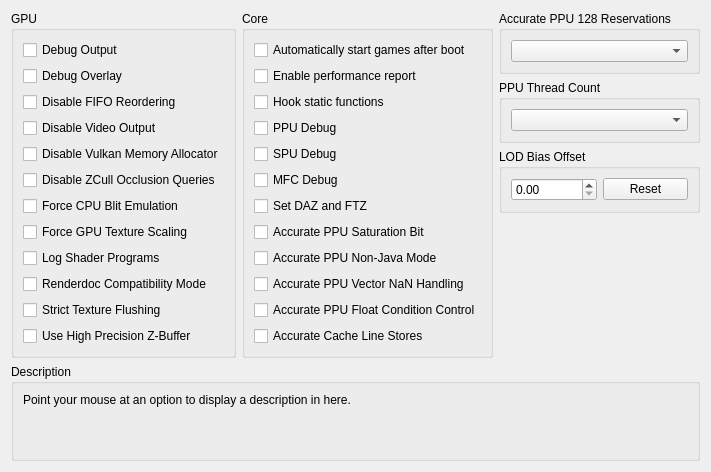
      <widget class="QWidget" name="debugTab">
       <attribute name="title">
        <string>Debug</string>
       </attribute>
       <layout class="QVBoxLayout" name="debugTab_layout" stretch="0,1,0">
        <item>
         <layout class="QHBoxLayout" name="debugTabLayout" stretch="1,1,1">
          <item>
           <widget class="QGroupBox" name="gb_debug_gpu">
            <property name="enabled">
             <bool>true</bool>
            </property>
            <property name="title">
             <string>GPU</string>
            </property>
            <property name="alignment">
             <set>Qt::AlignLeading|Qt::AlignLeft|Qt::AlignTop</set>
            </property>
            <layout class="QVBoxLayout" name="gb_debug_gpu_layout">
             <item alignment="Qt::AlignTop">
              <widget class="QCheckBox" name="debugOutput">
               <property name="text">
                <string>Debug Output</string>
               </property>
              </widget>
             </item>
             <item>
              <widget class="QCheckBox" name="debugOverlay">
               <property name="text">
                <string>Debug Overlay</string>
               </property>
              </widget>
             </item>
             <item>
              <widget class="QCheckBox" name="disableFIFOReordering">
               <property name="text">
                <string>Disable FIFO Reordering</string>
               </property>
              </widget>
             </item>
             <item>
              <widget class="QCheckBox" name="disableVideoOutput">
               <property name="text">
                <string>Disable Video Output</string>
               </property>
              </widget>
             </item>
             <item>
              <widget class="QCheckBox" name="disableVulkanMemAllocator">
               <property name="text">
                <string>Disable Vulkan Memory Allocator</string>
               </property>
              </widget>
             </item>
             <item>
              <widget class="QCheckBox" name="disableHwOcclusionQueries">
               <property name="text">
                <string>Disable ZCull Occlusion Queries</string>
               </property>
              </widget>
             </item>
             <item>
              <widget class="QCheckBox" name="forceCpuBlitEmulation">
               <property name="text">
                <string>Force CPU Blit Emulation</string>
               </property>
              </widget>
             </item>
             <item>
              <widget class="QCheckBox" name="gpuTextureScaling">
               <property name="text">
                <string>Force GPU Texture Scaling</string>
               </property>
              </widget>
             </item>
             <item>
              <widget class="QCheckBox" name="logProg">
               <property name="text">
                <string>Log Shader Programs</string>
               </property>
              </widget>
             </item>
             <item alignment="Qt::AlignTop">
              <widget class="QCheckBox" name="renderdocCompatibility">
               <property name="enabled">
                <bool>true</bool>
               </property>
               <property name="text">
                <string>Renderdoc Compatibility Mode</string>
               </property>
              </widget>
             </item>
             <item>
              <widget class="QCheckBox" name="strictTextureFlushing">
               <property name="text">
                <string>Strict Texture Flushing</string>
               </property>
              </widget>
             </item>
             <item alignment="Qt::AlignTop">
              <widget class="QCheckBox" name="forceHighpZ">
               <property name="text">
                <string>Use High Precision Z-Buffer</string>
               </property>
              </widget>
             </item>
             <item>
              <spacer name="verticalSpacerDebugGPU">
               <property name="orientation">
                <enum>Qt::Vertical</enum>
               </property>
               <property name="sizeType">
                <enum>QSizePolicy::MinimumExpanding</enum>
               </property>
               <property name="sizeHint" stdset="0">
                <size>
                 <width>0</width>
                 <height>0</height>
                </size>
               </property>
              </spacer>
             </item>
            </layout>
           </widget>
          </item>
          <item>
           <widget class="QGroupBox" name="gb_debug_core">
            <property name="title">
             <string>Core</string>
            </property>
            <layout class="QVBoxLayout" name="gb_debug_core_layout">
             <item>
              <widget class="QCheckBox" name="alwaysStart">
               <property name="text">
                <string>Automatically start games after boot</string>
               </property>
              </widget>
             </item>
             <item>
              <widget class="QCheckBox" name="perfReport">
               <property name="text">
                <string>Enable performance report</string>
               </property>
              </widget>
             </item>
             <item>
              <widget class="QCheckBox" name="hookStFunc">
               <property name="text">
                <string>Hook static functions</string>
               </property>
              </widget>
             </item>
             <item>
              <widget class="QCheckBox" name="ppuDebug">
               <property name="text">
                <string>PPU Debug</string>
               </property>
              </widget>
             </item>
             <item>
              <widget class="QCheckBox" name="spuDebug">
               <property name="text">
                <string>SPU Debug</string>
               </property>
              </widget>
             </item>
             <item>
              <widget class="QCheckBox" name="mfcDebug">
               <property name="text">
                <string>MFC Debug</string>
               </property>
              </widget>
             </item>
             <item>
              <widget class="QCheckBox" name="setDAZandFTZ">
               <property name="text">
                <string>Set DAZ and FTZ</string>
               </property>
              </widget>
             </item>
             <item>
              <widget class="QCheckBox" name="accuratePPUSAT">
               <property name="text">
                <string>Accurate PPU Saturation Bit</string>
               </property>
              </widget>
             </item>
             <item>
              <widget class="QCheckBox" name="accuratePPUNJ">
               <property name="text">
                <string>Accurate PPU Non-Java Mode</string>
               </property>
              </widget>
             </item>
             <item>
              <widget class="QCheckBox" name="accuratePPUVNAN">
               <property name="text">
                <string>Accurate PPU Vector NaN Handling</string>
               </property>
              </widget>
             </item>
             <item>
              <widget class="QCheckBox" name="accuratePPUFPCC">
               <property name="text">
                <string>Accurate PPU Float Condition Control</string>
               </property>
              </widget>
             </item>
             <item>
              <widget class="QCheckBox" name="accurateClineStores">
               <property name="text">
                <string>Accurate Cache Line Stores</string>
               </property>
              </widget>
             </item>
             <item>
              <spacer name="verticalSpacerDebugCore">
               <property name="orientation">
                <enum>Qt::Vertical</enum>
               </property>
               <property name="sizeType">
                <enum>QSizePolicy::MinimumExpanding</enum>
               </property>
               <property name="sizeHint" stdset="0">
                <size>
                 <width>0</width>
                 <height>0</height>
                </size>
               </property>
              </spacer>
             </item>
            </layout>
           </widget>
          </item>
          <item>
           <widget class="QWidget" name="debug_more_stuff" native="true">
            <layout class="QVBoxLayout" name="debug_more_stuff_layout">
             <property name="leftMargin">
              <number>0</number>
             </property>
             <property name="topMargin">
              <number>0</number>
             </property>
             <property name="rightMargin">
              <number>0</number>
             </property>
             <property name="bottomMargin">
              <number>0</number>
             </property>
             <item>
              <widget class="QGroupBox" name="gb_accurate_ppu_128">
               <property name="title">
                <string>Accurate PPU 128 Reservations</string>
               </property>
               <layout class="QVBoxLayout" name="gb_accurate_ppu_128_layout">
                <item>
                 <widget class="QComboBox" name="combo_accurate_ppu_128"/>
                </item>
               </layout>
              </widget>
             </item>
             <item>
              <widget class="QGroupBox" name="gb_num_ppu_threads">
               <property name="title">
                <string>PPU Thread Count</string>
               </property>
               <layout class="QVBoxLayout" name="vbl_num_ppu_threads">
                <item>
                 <widget class="QComboBox" name="combo_num_ppu_threads"/>
                </item>
               </layout>
              </widget>
             </item>
             <item>
              <widget class="QGroupBox" name="gb_Level_of_Detail">
               <property name="title">
                <string>LOD Bias Offset</string>
               </property>
               <layout class="QVBoxLayout" name="gb_Level_of_Detail_Layout">
                <item>
                 <layout class="QHBoxLayout" name="TextureLODBiasLayout">
                  <item>
                   <widget class="QDoubleSpinBox" name="TextureLODBias"/>
                  </item>
                  <item>
                   <widget class="QPushButton" name="TextureLODBiasReset">
                    <property name="text">
                     <string>Reset</string>
                    </property>
                   </widget>
                  </item>
                 </layout>
                </item>
               </layout>
              </widget>
             </item>
             <item>
              <spacer name="verticalSpacerDebugMore">
               <property name="orientation">
                <enum>Qt::Vertical</enum>
               </property>
               <property name="sizeType">
                <enum>QSizePolicy::MinimumExpanding</enum>
               </property>
               <property name="sizeHint" stdset="0">
                <size>
                 <width>0</width>
                 <height>0</height>
                </size>
               </property>
              </spacer>
             </item>
            </layout>
           </widget>
          </item>
         </layout>
        </item>
        <item>
         <spacer name="debugTabSpacer">
          <property name="orientation">
           <enum>Qt::Vertical</enum>
          </property>
          <property name="sizeType">
           <enum>QSizePolicy::MinimumExpanding</enum>
          </property>
          <property name="sizeHint" stdset="0">
           <size>
            <width>0</width>
            <height>0</height>
           </size>
          </property>
         </spacer>
        </item>
        <item>
         <widget class="QGroupBox" name="gb_description_debug">
          <property name="title">
           <string>Description</string>
          </property>
          <layout class="QVBoxLayout" name="gb_description_debug_layout">
           <item>
            <widget class="QLabel" name="description_debug">
             <property name="text">
              <string>Point your mouse at an option to display a description in here.


</string>
             </property>
             <property name="textFormat">
              <enum>Qt::PlainText</enum>
             </property>
             <property name="alignment">
              <set>Qt::AlignLeading|Qt::AlignLeft|Qt::AlignTop</set>
             </property>
             <property name="wordWrap">
              <bool>true</bool>
             </property>
            </widget>
           </item>
          </layout>
         </widget>
        </item>
       </layout>
      </widget>
